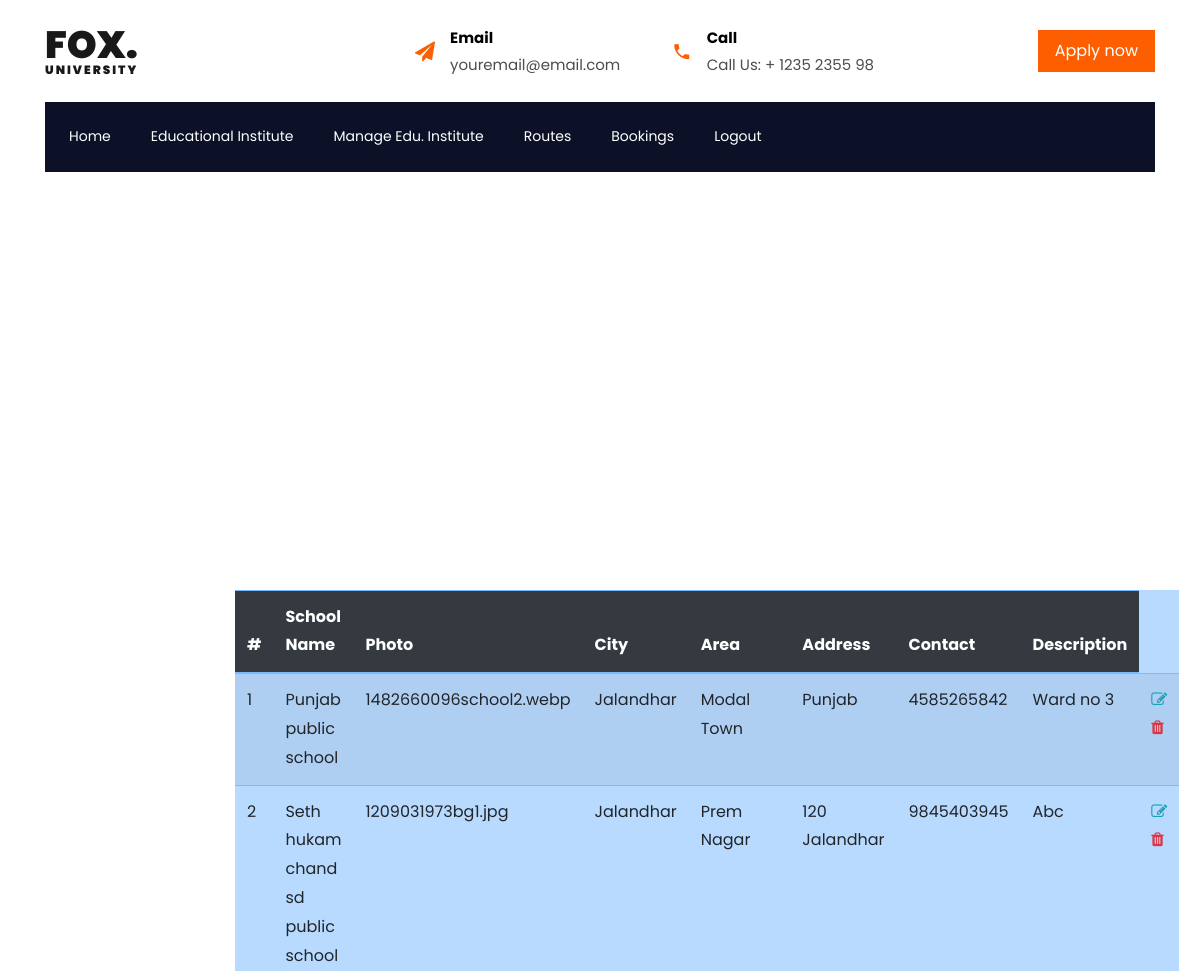
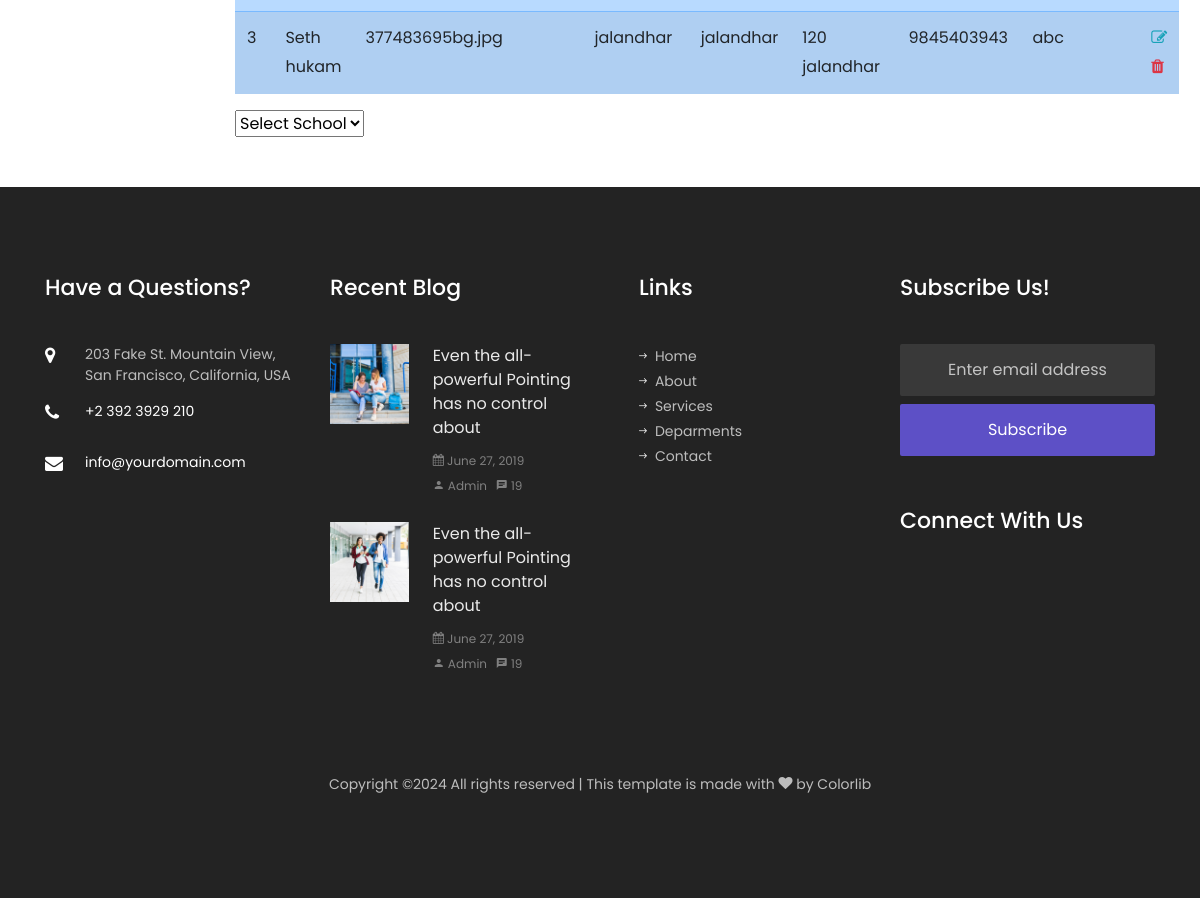
Page /admin_view_user.php (signed in) on the committed database (2 pictures, top to bottom).
### tables this page shows
CREATE TABLE `school` (
  `id` int(10) NOT NULL,
  `school_name` varchar(100) NOT NULL,
  `email` varchar(255) NOT NULL,
  `password` varchar(255) NOT NULL,
  `photo` longtext NOT NULL,
  `city` varchar(100) NOT NULL,
  `area` varchar(100) NOT NULL,
  `address` varchar(100) NOT NULL,
  `contact` bigint(10) NOT NULL,
  `description` varchar(100) NOT NULL,
  `status` varchar(20) NOT NULL DEFAULT 'active',
  `createdat` timestamp(6) NOT NULL DEFAULT current_timestamp(6) ON UPDATE current_timestamp(6)
);

### admin_view_user.php (the view, shortened to what this page needs)
<?php
    include_once("header.php");
?>
    <div class="container-fluid page-header py-5 mb-5 wow fadeIn" data-wow-delay="0.1s">
        <div class="container text-center py-5">
            <h1 class="display-2 text-white mb-4 animated slideInDown">Manage User</h1>
        </div>
    </div>
    <div class="container-xxl py-5">
        <div class="container">
            <div class="row g-5">
                <div class="col-lg-8 mx-auto wow fadeInUp" data-wow-delay="0.1s">
                    <table class="table table-striped table-hover table-primary">
                        <thead class="table-dark">
                            <tr>
                                <th>#</th>
                                <th>School Name</th>
                                <th>Photo</th>
                                <th>City</th>
                                <th>Area</th>
                                <th>Address</th>
                                <th>Contact</th>
                                <th>Description</th>
                            </tr>
                        </thead>
                        <tbody>
                           <?php
                           $count =1;
                           include_once("config.php");
                           $query = "SELECT * FROM `school`";
                           $res = mysqli_query($conn,$query);
                           while($data = mysqli_fetch_array($res))
                            {
                           ?>
                            <tr>
                                <td><?php echo $count; ?></td>
                                <td><?php echo $data["school_name"]; ?></td>
                                <td><?php echo $data["photo"]; ?></td>
                                <td><?php echo $data["city"]; ?></td>
                                <td><?php echo $data["area"]; ?></td>
                                <td><?php echo $data["address"]; ?></td>
                                <td><?php echo $data["contact"]; ?></td>
                                <td><?php echo $data["description"]; ?></td>
                                <td>
                                    <a href="edit_user.php?id=<?php echo $data['id']; ?>">
                                        <i class="fa fa-edit text-info"></i>
                                    </a>
                                    <a href="delete_user.php?id=<?php echo $data['id']?>">
                                        <i class="fa fa-trash text-danger"></i>
                                    </a>
                                </td>
                            </tr>
                            <?php
                            $count++;
                            }
                            ?>
                        </tbody>
                    </table>
                    <select>
                        <option selected disabled>Select School</option>
                    </select>
                </div>
            </div>
        </div>
    </div>
<?php
    include_once("footer.php");
?>

### rows in the picture
school: school_name "Punjab public school", photo "1482660096school2.webp", city "Jalandhar", area "Modal Town", address "Punjab", contact "4585265842", description "Ward no 3"
school: school_name "Seth hukam chand sd public school", photo "1209031973bg1.jpg", city "Jalandhar", area "Prem Nagar", address "120 Jalandhar", contact "9845403945", description "Abc"
school: school_name "Seth hukam", photo "377483695bg.jpg", city "jalandhar", area "jalandhar", address "120 jalandhar", contact "9845403943", description "abc"
